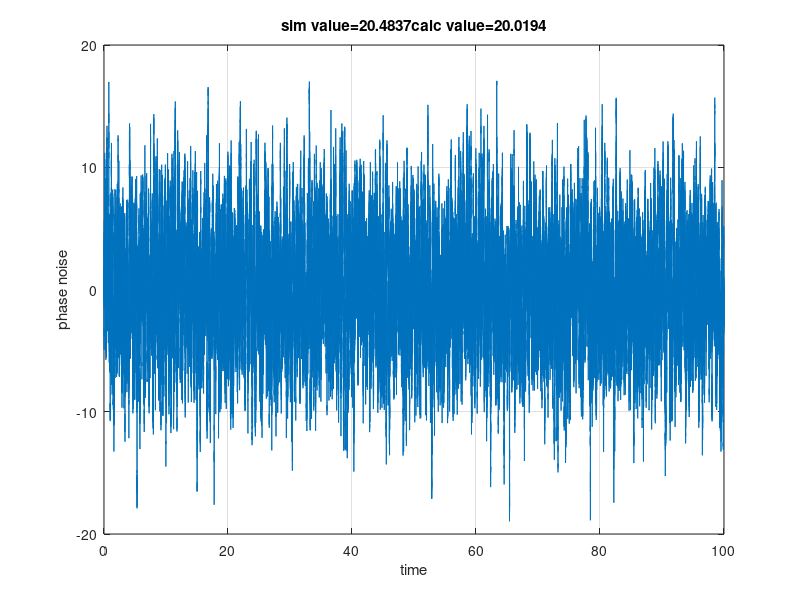

Write MATLAB code to recreate this figure.
%% https://github.com/VSHEV92/Synchronization_Systems_Models
clc; clear; close all; 

%% Моделирование прохождения белого шума через фапч. Дисперсия фазового шума должена быть равена
%% произведению дисперсии шума на шумовую полосу фапч.

%% Литература: Gardner Phaselock Technique

Ts = 1e-3;                % шаг дискретизации
Tsim = 100;               % время моделирования
Time = 0:Ts:Tsim;         
Nsamp = length(Time);     % число отсчетов

ksi = sqrt(2);            % декремент затухания 
BL = 10;                  % односторонняя шумовая полоса
BL_n = BL * Ts;           % нормированная шумовая полоса

kp = 4*ksi*BL_n / (ksi + 0.25/ksi);        % усиление пропорциональной ветви
ki = 4*BL_n^2 / (ksi + 0.25/ksi)^2;        % усиление интегрирующей ветви

%% входной сигнал - новмальный белый шум
noise_var = 1;
indata = randn(1, Nsamp) .* sqrt(noise_var);

%% ошибка по фазе, выход фильтра и фаза NCO
err = zeros(1, Nsamp);
nco_phase = zeros(1, Nsamp);
loop_filter_out = zeros(1, Nsamp);

%% прошлое значение в интегрирующей ветви
ki_out_last = 0;

for n = 2:Nsamp
    % вычисление ошибки
    err(n) = indata(n)/sqrt(Ts) - nco_phase(n-1);

    % петлевой фильтр
    kp_out = kp * err(n);
    ki_out = ki * err(n) + ki_out_last;
    loop_filter_out(n) = kp_out + ki_out;
    ki_out_last = ki_out;

    % вычисление фазы NCO
    nco_phase(n) = nco_phase(n-1) + loop_filter_out(n); 
endfor

%% дисперсия фазовой ошибки
sim_var = var(nco_phase)

%% расчетное значение дисперсии фазовой ошибки
calc_var = var(indata) * 2 * BL

plot(Time, nco_phase); grid on;
xlabel('time'); ylabel('phase noise')

msg = strcat(num2str(sim_var, 'sim value=%-d '), num2str(calc_var, 'calc value=%-d'));
title(msg)


